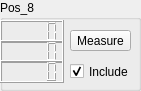
     <widget class="QGroupBox" name="Calib_box_8">
      <property name="geometry">
       <rect>
        <x>460</x>
        <y>390</y>
        <width>141</width>
        <height>91</height>
       </rect>
      </property>
      <property name="title">
       <string>Pos_8</string>
      </property>
      <widget class="QLCDNumber" name="calib_box_x_8">
       <property name="geometry">
        <rect>
         <x>0</x>
         <y>20</y>
         <width>64</width>
         <height>23</height>
        </rect>
       </property>
      </widget>
      <widget class="QLCDNumber" name="calib_box_y_8">
       <property name="geometry">
        <rect>
         <x>0</x>
         <y>40</y>
         <width>64</width>
         <height>23</height>
        </rect>
       </property>
      </widget>
      <widget class="QLCDNumber" name="calib_box_z_8">
       <property name="geometry">
        <rect>
         <x>0</x>
         <y>60</y>
         <width>64</width>
         <height>23</height>
        </rect>
       </property>
      </widget>
      <widget class="QPushButton" name="calibButton_8">
       <property name="geometry">
        <rect>
         <x>70</x>
         <y>30</y>
         <width>61</width>
         <height>21</height>
        </rect>
       </property>
       <property name="text">
        <string>Measure</string>
       </property>
      </widget>
      <widget class="QCheckBox" name="checkBox_8">
       <property name="geometry">
        <rect>
         <x>70</x>
         <y>60</y>
         <width>92</width>
         <height>23</height>
        </rect>
       </property>
       <property name="text">
        <string>Include</string>
       </property>
       <property name="checked">
        <bool>true</bool>
       </property>
      </widget>
     </widget>
